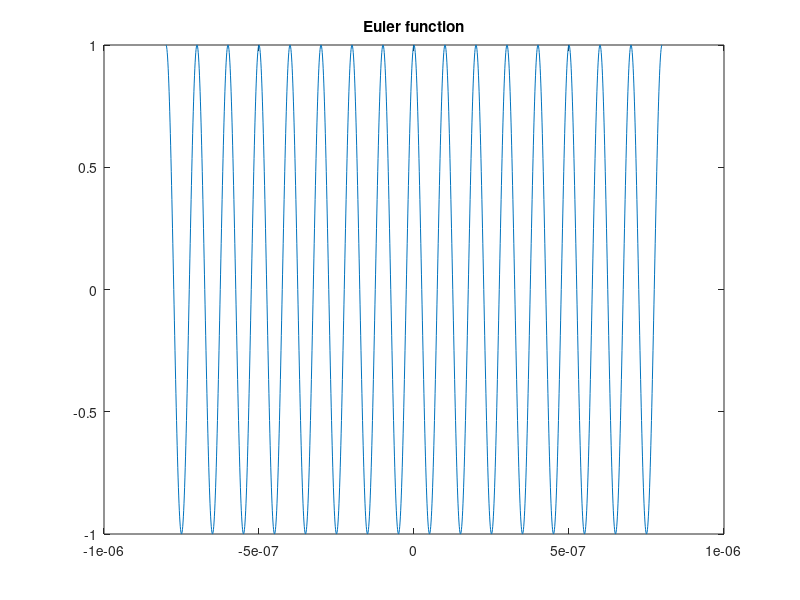
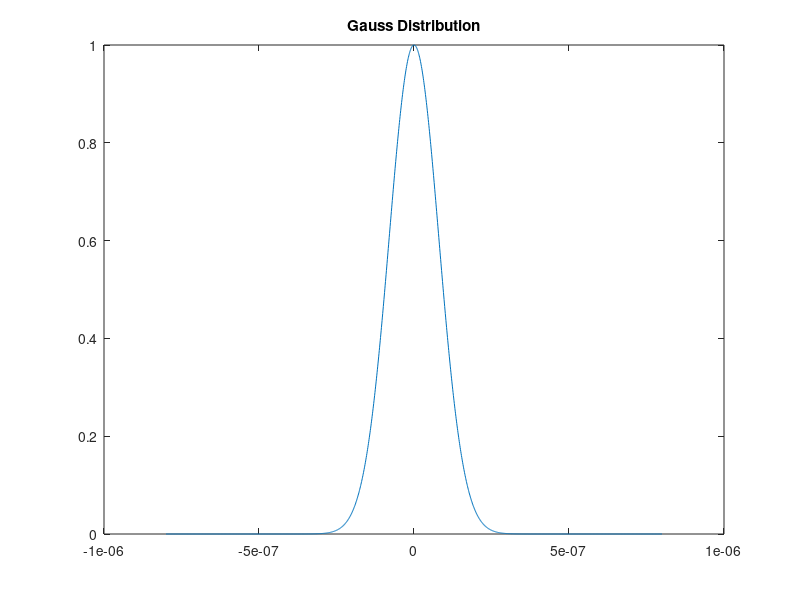
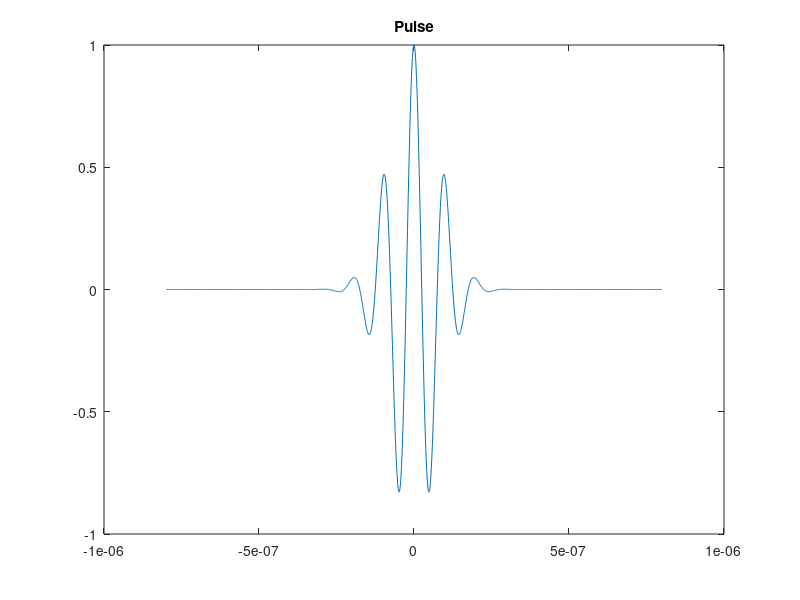
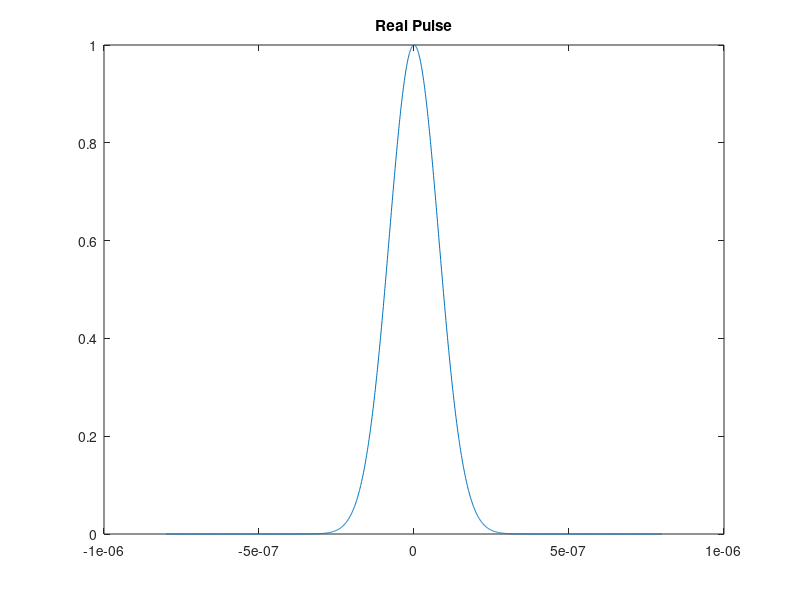

Recreate these plots in MATLAB, in order.
clear all
clc
c=6320;
f=10E6;
fs=f*100;
Ts=1/fs;
w=2*pi*f;
sigma=1;

t=-10:(1.25E-2):10;
tr=-80E-8:Ts:80E-8;
x=1:length(tr);
y=tr(end)-tr(1);
z=length(tr);

func=-0.5*(t/(sigma)).^2;
gauss=exp(func);
sincos = exp(j*w*tr);
%sincos2 = cos(w*tr)+j*sin(w*tr);

pulse(x)=gauss.*sincos;
%pulse2=gauspuls(tr,f,0.5);
realpulse=abs(pulse);

figure(1)
plot(tr,sincos)
title('Euler function')

figure(2)
plot(tr,gauss)
title('Gauss Distribution')

figure(3)
plot(tr,pulse)
title('Pulse')

figure(4)
plot(tr,realpulse)
title('Real Pulse')
% 
% d=0.0008;  %distances between each pro 
% Array=zeros();
% N=[-15*d/2:d:-5*d/2 5*d/2:d:15*d/2];
% theta=-30:1:30;
% R=0:0.001:0.03;
% 
% for n=1:length(N) 
%     for teta=1:length(theta)
%         for r=1:length(R)
%             Array(r,teta,n)=sqrt((((R(r)).*sin(theta(teta)*pi/180)-N(n)*d)^2)+((R(r)).*cos(theta(teta)*pi/180))^2)/6320;
%             SampleArr(r,teta,n)=round((z/y).*(Array(r,teta,n)));
%         end 
%     end
% end
% 
